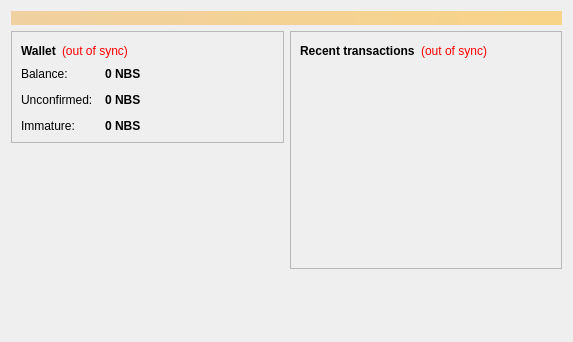
<?xml version="1.0" encoding="UTF-8"?>
<ui version="4.0">
 <class>OverviewPage</class>
 <widget class="QWidget" name="OverviewPage">
  <property name="geometry">
   <rect>
    <x>0</x>
    <y>0</y>
    <width>573</width>
    <height>342</height>
   </rect>
  </property>
  <property name="windowTitle">
   <string>Form</string>
  </property>
  <layout class="QVBoxLayout" name="topLayout">
   <item>
    <widget class="QLabel" name="labelAlerts">
     <property name="visible">
      <bool>false</bool>
     </property>
     <property name="styleSheet">
      <string notr="true">background-color: qlineargradient(x1: 0, y1: 0, x2: 1, y2: 0, stop:0 #F0D0A0, stop:1 #F8D488); color:#000000;</string>
     </property>
     <property name="wordWrap">
      <bool>true</bool>
     </property>
     <property name="margin">
      <number>3</number>
     </property>
    </widget>
   </item>
   <item>
    <layout class="QHBoxLayout" name="horizontalLayout" stretch="1,1">
     <item>
      <layout class="QVBoxLayout" name="verticalLayout_2">
       <item>
        <widget class="QFrame" name="frame">
         <property name="frameShape">
          <enum>QFrame::StyledPanel</enum>
         </property>
         <property name="frameShadow">
          <enum>QFrame::Raised</enum>
         </property>
         <layout class="QVBoxLayout" name="verticalLayout_4">
          <item>
           <layout class="QHBoxLayout" name="horizontalLayout_4">
            <item>
             <widget class="QLabel" name="label_5">
              <property name="font">
               <font>
                <weight>75</weight>
                <bold>true</bold>
               </font>
              </property>
              <property name="text">
               <string>Wallet</string>
              </property>
             </widget>
            </item>
            <item>
             <widget class="QLabel" name="labelWalletStatus">
              <property name="toolTip">
               <string>The displayed information may be out of date. Your wallet automatically synchronizes with the Netbits network after a connection is established, but this process has not completed yet.</string>
              </property>
              <property name="styleSheet">
               <string notr="true">QLabel { color: red; }</string>
              </property>
              <property name="text">
               <string notr="true">(out of sync)</string>
              </property>
              <property name="alignment">
               <set>Qt::AlignLeading|Qt::AlignLeft|Qt::AlignVCenter</set>
              </property>
             </widget>
            </item>
            <item>
             <spacer name="horizontalSpacer_2">
              <property name="orientation">
               <enum>Qt::Horizontal</enum>
              </property>
              <property name="sizeHint" stdset="0">
               <size>
                <width>40</width>
                <height>20</height>
               </size>
              </property>
             </spacer>
            </item>
           </layout>
          </item>
          <item>
           <layout class="QFormLayout" name="formLayout_2">
            <property name="fieldGrowthPolicy">
             <enum>QFormLayout::AllNonFixedFieldsGrow</enum>
            </property>
            <property name="horizontalSpacing">
             <number>12</number>
            </property>
            <property name="verticalSpacing">
             <number>12</number>
            </property>
            <item row="0" column="0">
             <widget class="QLabel" name="label">
              <property name="text">
               <string>Balance:</string>
              </property>
             </widget>
            </item>
            <item row="0" column="1">
             <widget class="QLabel" name="labelBalance">
              <property name="font">
               <font>
                <weight>75</weight>
                <bold>true</bold>
               </font>
              </property>
              <property name="cursor">
               <cursorShape>IBeamCursor</cursorShape>
              </property>
              <property name="toolTip">
               <string>Your current balance</string>
              </property>
              <property name="text">
               <string notr="true">0 NBS</string>
              </property>
              <property name="textInteractionFlags">
               <set>Qt::LinksAccessibleByMouse|Qt::TextSelectableByKeyboard|Qt::TextSelectableByMouse</set>
              </property>
             </widget>
            </item>
            <item row="1" column="0">
             <widget class="QLabel" name="label_3">
              <property name="text">
               <string>Unconfirmed:</string>
              </property>
             </widget>
            </item>
            <item row="1" column="1">
             <widget class="QLabel" name="labelUnconfirmed">
              <property name="font">
               <font>
                <weight>75</weight>
                <bold>true</bold>
               </font>
              </property>
              <property name="cursor">
               <cursorShape>IBeamCursor</cursorShape>
              </property>
              <property name="toolTip">
               <string>Total of transactions that have yet to be confirmed, and do not yet count toward the current balance</string>
              </property>
              <property name="text">
               <string notr="true">0 NBS</string>
              </property>
              <property name="textInteractionFlags">
               <set>Qt::LinksAccessibleByMouse|Qt::TextSelectableByKeyboard|Qt::TextSelectableByMouse</set>
              </property>
             </widget>
            </item>
            <item row="2" column="0">
             <widget class="QLabel" name="labelImmatureText">
              <property name="text">
               <string>Immature:</string>
              </property>
             </widget>
            </item>
            <item row="2" column="1">
             <widget class="QLabel" name="labelImmature">
              <property name="font">
               <font>
                <weight>75</weight>
                <bold>true</bold>
               </font>
              </property>
              <property name="toolTip">
               <string>Mined balance that has not yet matured</string>
              </property>
              <property name="text">
               <string notr="true">0 NBS</string>
              </property>
              <property name="textInteractionFlags">
               <set>Qt::LinksAccessibleByMouse|Qt::TextSelectableByKeyboard|Qt::TextSelectableByMouse</set>
              </property>
             </widget>
            </item>
           </layout>
          </item>
         </layout>
        </widget>
       </item>
       <item>
        <spacer name="verticalSpacer">
         <property name="orientation">
          <enum>Qt::Vertical</enum>
         </property>
         <property name="sizeHint" stdset="0">
          <size>
           <width>20</width>
           <height>40</height>
          </size>
         </property>
        </spacer>
       </item>
      </layout>
     </item>
     <item>
      <layout class="QVBoxLayout" name="verticalLayout_3">
       <item>
        <widget class="QFrame" name="frame_2">
         <property name="frameShape">
          <enum>QFrame::StyledPanel</enum>
         </property>
         <property name="frameShadow">
          <enum>QFrame::Raised</enum>
         </property>
         <layout class="QVBoxLayout" name="verticalLayout">
          <item>
           <layout class="QHBoxLayout" name="horizontalLayout_2">
            <item>
             <widget class="QLabel" name="label_4">
              <property name="text">
               <string>&lt;b&gt;Recent transactions&lt;/b&gt;</string>
              </property>
             </widget>
            </item>
            <item>
             <widget class="QLabel" name="labelTransactionsStatus">
              <property name="toolTip">
               <string>The displayed information may be out of date. Your wallet automatically synchronizes with the Netbits network after a connection is established, but this process has not completed yet.</string>
              </property>
              <property name="styleSheet">
               <string notr="true">QLabel { color: red; }</string>
              </property>
              <property name="text">
               <string notr="true">(out of sync)</string>
              </property>
              <property name="alignment">
               <set>Qt::AlignRight|Qt::AlignTrailing|Qt::AlignVCenter</set>
              </property>
             </widget>
            </item>
            <item>
             <spacer name="horizontalSpacer">
              <property name="orientation">
               <enum>Qt::Horizontal</enum>
              </property>
              <property name="sizeHint" stdset="0">
               <size>
                <width>40</width>
                <height>20</height>
               </size>
              </property>
             </spacer>
            </item>
           </layout>
          </item>
          <item>
           <widget class="QListView" name="listTransactions">
            <property name="styleSheet">
             <string notr="true">QListView { background: transparent; }</string>
            </property>
            <property name="frameShape">
             <enum>QFrame::NoFrame</enum>
            </property>
            <property name="verticalScrollBarPolicy">
             <enum>Qt::ScrollBarAlwaysOff</enum>
            </property>
            <property name="horizontalScrollBarPolicy">
             <enum>Qt::ScrollBarAlwaysOff</enum>
            </property>
            <property name="selectionMode">
             <enum>QAbstractItemView::NoSelection</enum>
            </property>
           </widget>
          </item>
         </layout>
        </widget>
       </item>
       <item>
        <spacer name="verticalSpacer_2">
         <property name="orientation">
          <enum>Qt::Vertical</enum>
         </property>
         <property name="sizeHint" stdset="0">
          <size>
           <width>20</width>
           <height>40</height>
          </size>
         </property>
        </spacer>
       </item>
      </layout>
     </item>
    </layout>
   </item>
  </layout>
 </widget>
 <resources/>
 <connections/>
</ui>
